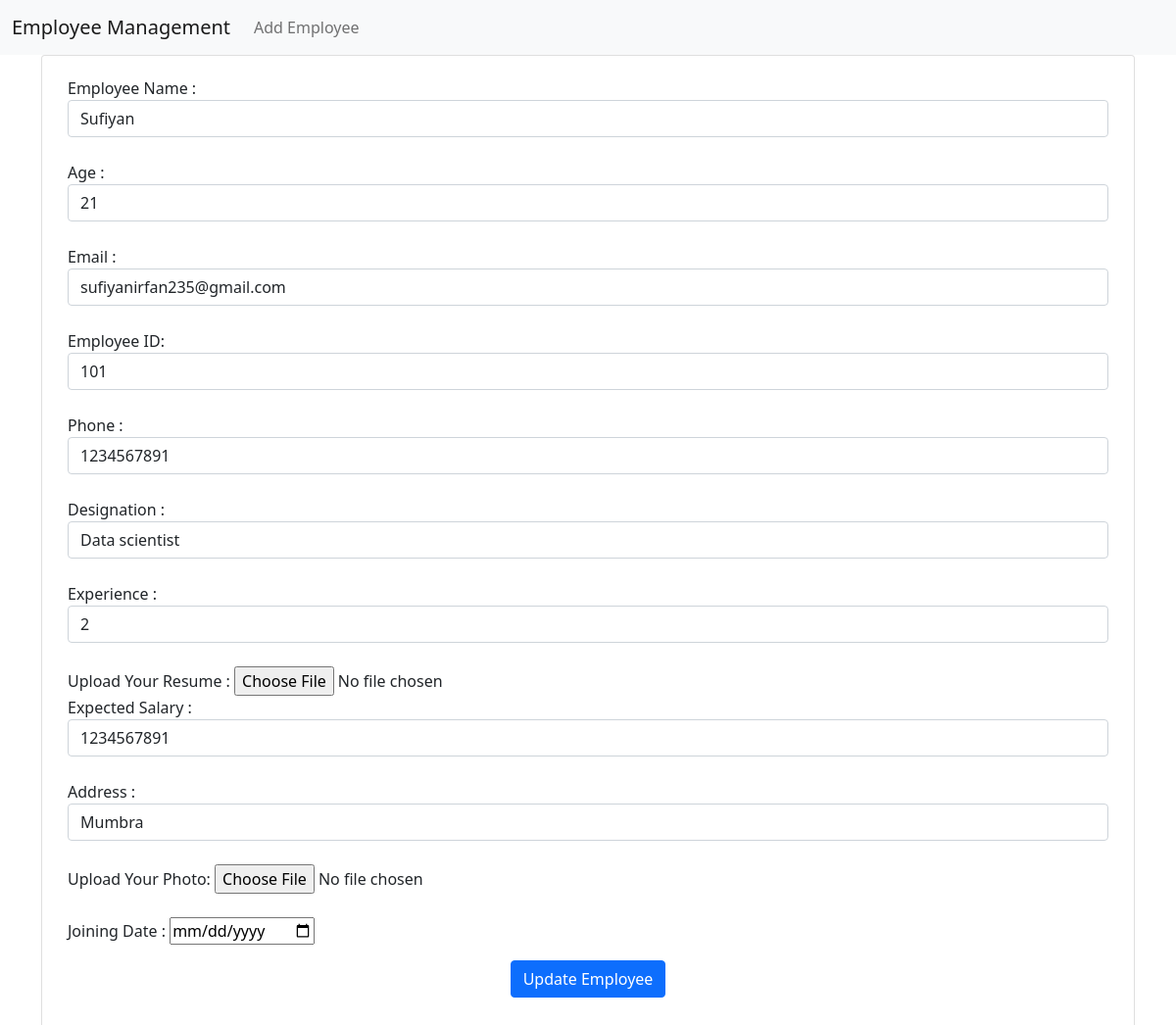
/emp/update_emp/1/, run on the app's committed database.
### emp_app/models.py (models this page shows)
class Employee(models.Model):
    Name = models.CharField(max_length=20,unique=True)
    Age = models.IntegerField()
    Email= models.EmailField(max_length=300,unique=True)
    Emp_id = models.CharField(max_length=4,unique=True)
    Experience = models.CharField(max_length=20)
    Salary = models.CharField(max_length=20)
    Position = models.CharField(max_length=100 , null=True,blank=True)
    Phone=models.CharField(max_length=10)
    Address = models.TextField(max_length=200)
    Joining_Date = models.DateField(auto_now_add=True)
    Photo =models.ImageField(upload_to='Emp_Images/',null=True,blank=True)

### emp_app/views.py (the view)
# urls.py: path('update_emp/<int:emp_id>/',views.update_emp,name='update_emp'),
def update_emp(request,emp_id):
    update_emp=Employee.objects.get(id=emp_id)
    context= {
        'emp':update_emp
    }
    return render (request,'update.html',context)

### templates/update.html (shortened to what this page needs)
{% extends 'base.html' %}
{% block content %}
<div class='container'>
    <div class='row'>
        <dic class='col-md-12'>
            <div class='card'>
                <div class='card-body'>
                    <form action="{% url 'do_update_emp' emp.id %}" method="POST" style='padding:5px 10px 5px 10px'>
                        <div class='md-3'>
                            <label for='roll'>Employee Name : </label>
                            <input type='text'  name='name' class='form-control' value='{{emp.Name}}' required><br>
                        </div>
                        <div class='md-3'>
                            <label for='name'>Age : </label>
                            <input type='text' name='age' class='form-control' value='{{emp.Age}}'  required><br>
                        </div>
                        <div class='md-3'>
                            <label for='email'>Email : </label>
                            <input type='email' id='email' name='email' class='form-control' value='{{emp.Email}}' required><br>
                        </div>
                        <div class='md-3'>
                            <label for='phone'>Employee ID: </label>
                            <input type='text'  name='emp_id' class='form-control' value='{{emp.Emp_id}}'><br>
                        </div>
                        <div class='md-3'>
                            <label for='phone'>Phone : </label>
                            <input type='text' id='phone' name='phone' class='form-control' value='{{emp.Phone}}'><br>
                        </div>
                        <div class='md-3'>
                            <label for='name'>Designation : </label>
                            <input type='text' name='position' class='form-control' value='{{emp.Position}}' required><br>
                        </div>
                        <div class='md-3'>
                            <label for='name'>Experience : </label>
                            <input type='text' name='experience' class='form-control' value='{{emp.Experience}}' required><br>
                        </div>
                        <div class='md-3'>
                            <label for='name'>Upload Your Resume : </label>
                            <input type='file' name='resume'  required><br>
                        </div>
                        <div class='md-3'>
                            <label for='phone'>Expected Salary : </label>
                            <input type='text'  name='salary' value ='{{emp.Phone}}' class='form-control' ><br>
                        </div>
                        <div class='md-3'>
                            <label for='address'>Address : </label>
                            <input type='text'  name='adress' value ='{{emp.Address}}' class='form-control' ><br>
                        </div>
                        <div class='md-3'>
                            <label for='phone'>Upload Your Photo: </label>
                            <input type='file'  name='photo'  placeholder='Enter Your Phone Number'><br><br>
                        </div>
                        <div class='md-3'>
                            <label for='name'>Joining Date : </label>
                            <input type='date'  name='join_date'  value='{{emp.Joining_Date}}'><br>
                        </div>
                        <div class='container  text-center my-3'>
                            <button class='btn btn-primary'>
                               Update Employee
                            </button><br>
                        </div>
                    </form>
                </div>
            </div>
        </div>
    </div>
{% endblock %}

### data on the page
Employee: name "Sufiyan", age "21", email "sufiyanirfan235@gmail.com", emp_id "101", phone "1234567891", position "Data scientist", experience "2", salary "1234567891", adress "Mumbra"
